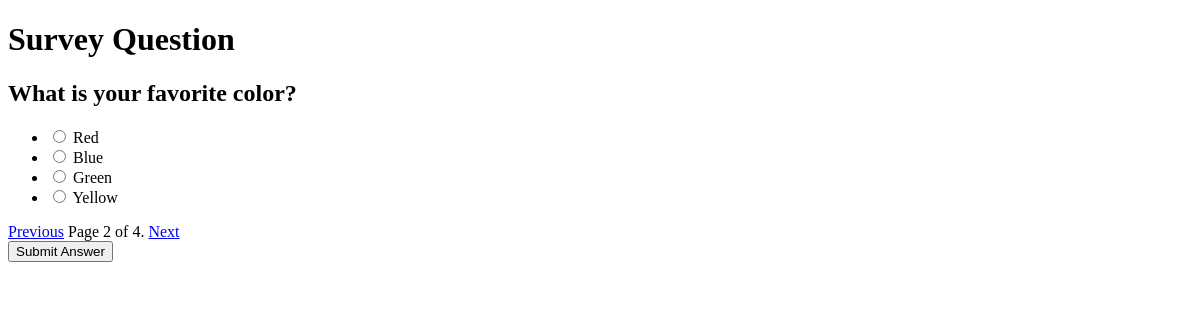
The page /survey?page=2 (signed in) on the database its author committed.
### myapp/models.py (models this page shows, shortened)
class SurveyQuestion(models.Model):
    question_text = models.CharField(max_length=255)
    created_at = models.DateTimeField(auto_now_add=True)

class SurveyOption(models.Model):
    question = models.ForeignKey(SurveyQuestion, on_delete=models.CASCADE, related_name='options')
    option_text = models.CharField(max_length=255)
    votes = models.PositiveIntegerField(default=0)

### myapp/views.py (the view, shortened to what this page needs)
# urls.py: path('survey', survey_view, name='survey'),
@login_required
def survey_view(request):
    questions = SurveyQuestion.objects.all().order_by('created_at')
    paginator = Paginator(questions, 1)
    page_number = request.GET.get('page')
    page_obj = paginator.get_page(page_number)
    return render(request, 'surveyQuestions.html', {'page_obj': page_obj})

### templates/surveyQuestions.html (shortened to what this page needs)
{% load static %}
<!DOCTYPE html>
<html lang="en">
<head>
    <link rel="stylesheet" href="{% static 'css/style.css' %}">
</head>
<body>
    <h1>Survey Question</h1>
    {% if page_obj %}
        <form method="post" action="">
            <h2>{{ page_obj.object_list.first.question_text }}</h2>
            <ul>
                {% for option in page_obj.object_list.first.options.all %}
                    <li>
                        <input type="radio" id="option_{{ option.id }}" name="option" value="{{ option.id }}">
                        <label for="option_{{ option.id }}">{{ option.option_text }}</label>
                    </li>
                {% endfor %}
            </ul>
            <div class="pagination">
                <span class="step-links">
                    {% if page_obj.has_previous %}
                        <a href="?page={{ page_obj.previous_page_number }}">Previous</a>
                    {% endif %}
                    <span class="current">
                        Page {{ page_obj.number }} of {{ page_obj.paginator.num_pages }}.
                    </span>
                    {% if page_obj.has_next %}
                        <a href="?page={{ page_obj.next_page_number }}">Next</a>
                    {% endif %}
                </span>
            </div>
            <button type="submit">Submit Answer</button>
        </form>
    {% else %}
        <p>No questions available.</p>
    {% endif %}
</body>
</html>

### rows shown on the page
SurveyQuestion: object_list.first.question_text "What is your favorite color?"
SurveyOption: option_text "Red"
SurveyOption: option_text "Blue"
SurveyOption: option_text "Green"
SurveyOption: option_text "Yellow"

### other values the page prints
{{ page_obj.number }} "2"
{{ page_obj.paginator.num_pages }} "4"
